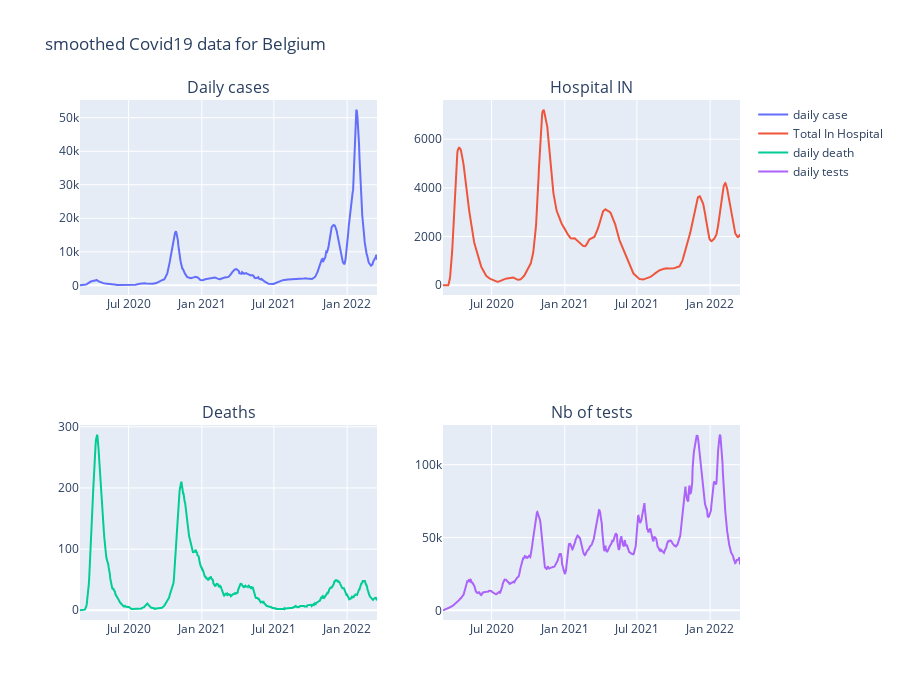

Here is the notebook cell this chart was saved with:
### Code cell
from plotly.subplots import make_subplots
import plotly.graph_objects as go

fig = make_subplots(
    rows=2, cols=2, subplot_titles=("Daily cases", "Hospital IN", "Deaths", "Nb of tests")
)

# Add traces
fig.add_trace(go.Scatter(x=dfsum_case.index, y=dfsum_case["CASES"],name="daily case"), row=1, col=1)
fig.add_trace(go.Scatter(x=dfsum_hosp.index, y=dfsum_hosp["TOTAL_IN"],name="Total In Hospital"), row=1, col=2)
fig.add_trace(go.Scatter(x=dfsum_dead.index, y=dfsum_dead["DEATHS"],name="daily death"), row=2, col=1)
fig.add_trace(go.Scatter(x=dfsum_test.index, y=dfsum_test["TESTS_ALL"],name="daily tests"), row=2, col=2)

# Update title and height
fig.update_layout(title_text="smoothed Covid19 data for Belgium", height=700)
fig.write_html("figures/smooth_data.html")
fig.write_image("figures/smooth_data.jpeg")
fig.show()

### Figure 1 — Plotly figure (JSON) as saved in the notebook; plotly's stock layout.template omitted (floating-point values rounded to 4 significant figures; data arrays with more than 128 entries replaced by an {"elided": "..."} marker saying what was removed)
{"data": [{"name": "daily case", "type": "scatter", "x": {"elided": "747 str values"}, "xaxis": "x", "y": {"elided": "747 int values"}, "yaxis": "y"}, {"name": "Total In Hospital", "type": "scatter", "x": {"elided": "747 str values"}, "xaxis": "x2", "y": {"elided": "747 int values"}, "yaxis": "y2"}, {"name": "daily death", "type": "scatter", "x": {"elided": "747 str values"}, "xaxis": "x3", "y": {"elided": "747 int values"}, "yaxis": "y3"}, {"name": "daily tests", "type": "scatter", "x": {"elided": "747 str values"}, "xaxis": "x4", "y": {"elided": "747 int values"}, "yaxis": "y4"}], "layout": {"annotations": [{"font": {"size": 16}, "showarrow": false, "text": "Daily cases", "x": 0.225, "xanchor": "center", "xref": "paper", "y": 1, "yanchor": "bottom", "yref": "paper"}, {"font": {"size": 16}, "showarrow": false, "text": "Hospital IN", "x": 0.775, "xanchor": "center", "xref": "paper", "y": 1, "yanchor": "bottom", "yref": "paper"}, {"font": {"size": 16}, "showarrow": false, "text": "Deaths", "x": 0.225, "xanchor": "center", "xref": "paper", "y": 0.375, "yanchor": "bottom", "yref": "paper"}, {"font": {"size": 16}, "showarrow": false, "text": "Nb of tests", "x": 0.775, "xanchor": "center", "xref": "paper", "y": 0.375, "yanchor": "bottom", "yref": "paper"}], "height": 700, "title": {"text": "smoothed Covid19 data for Belgium"}, "xaxis": {"anchor": "y", "domain": [0, 0.45]}, "xaxis2": {"anchor": "y2", "domain": [0.55, 1]}, "xaxis3": {"anchor": "y3", "domain": [0, 0.45]}, "xaxis4": {"anchor": "y4", "domain": [0.55, 1]}, "yaxis": {"anchor": "x", "domain": [0.625, 1]}, "yaxis2": {"anchor": "x2", "domain": [0.625, 1]}, "yaxis3": {"anchor": "x3", "domain": [0, 0.375]}, "yaxis4": {"anchor": "x4", "domain": [0, 0.375]}}}
